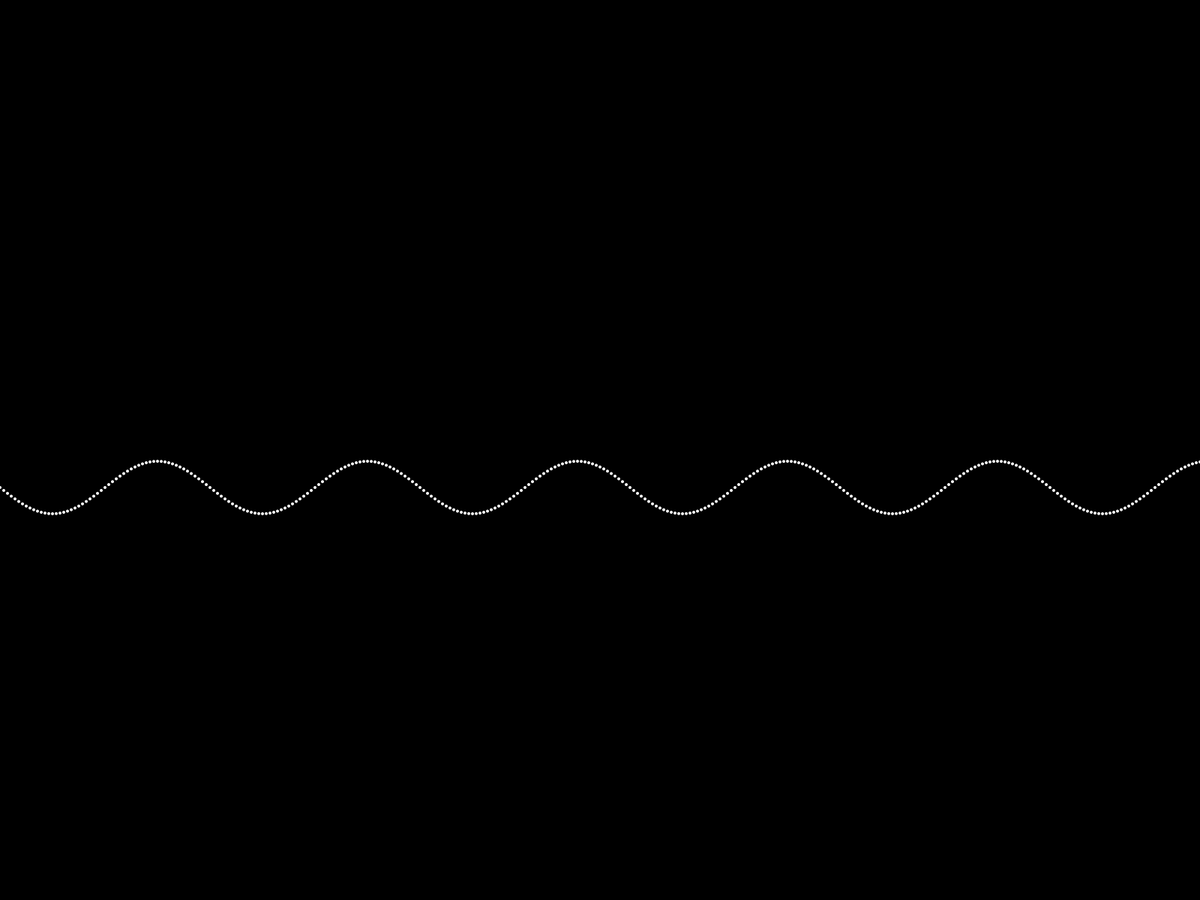
Frame 1 (no input)
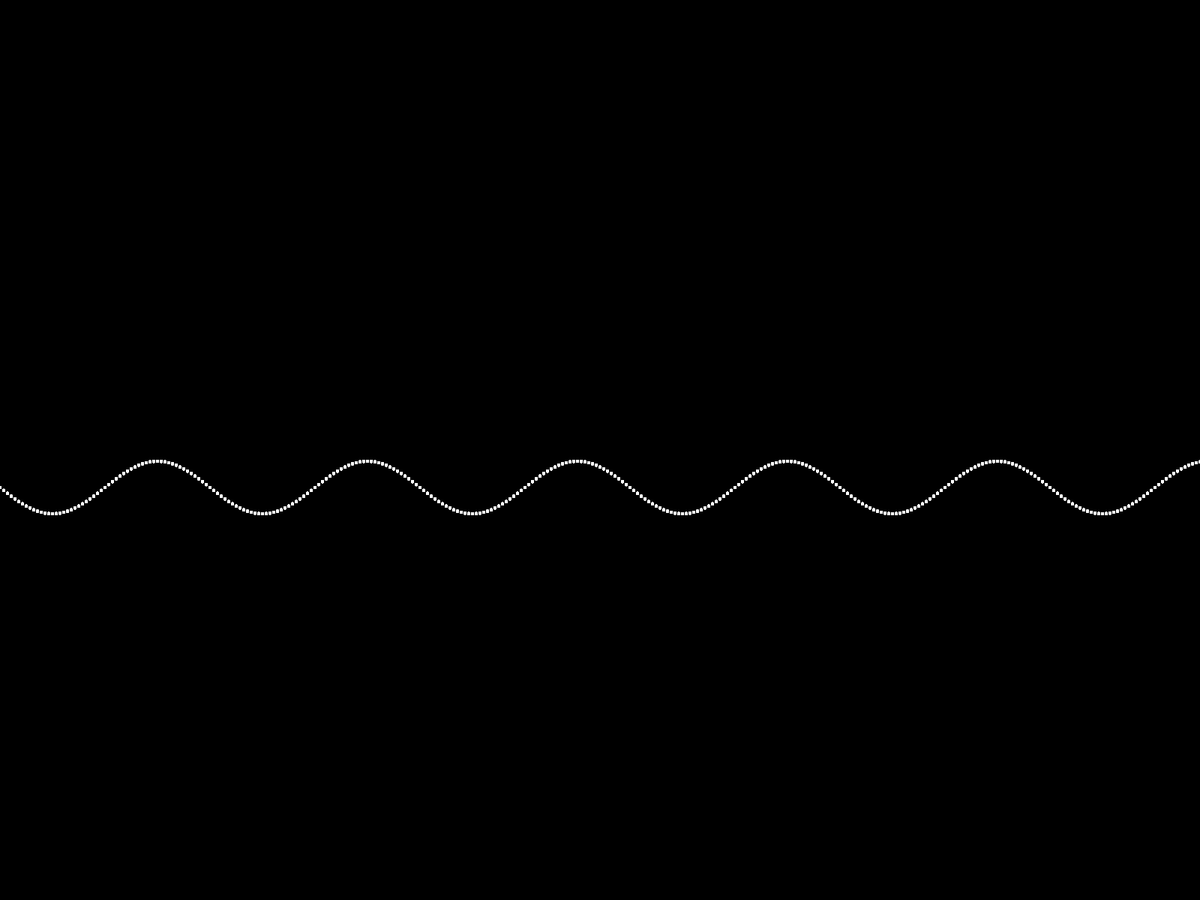
Frame 60 (the mouse pressed at the canvas centre just before this capture)
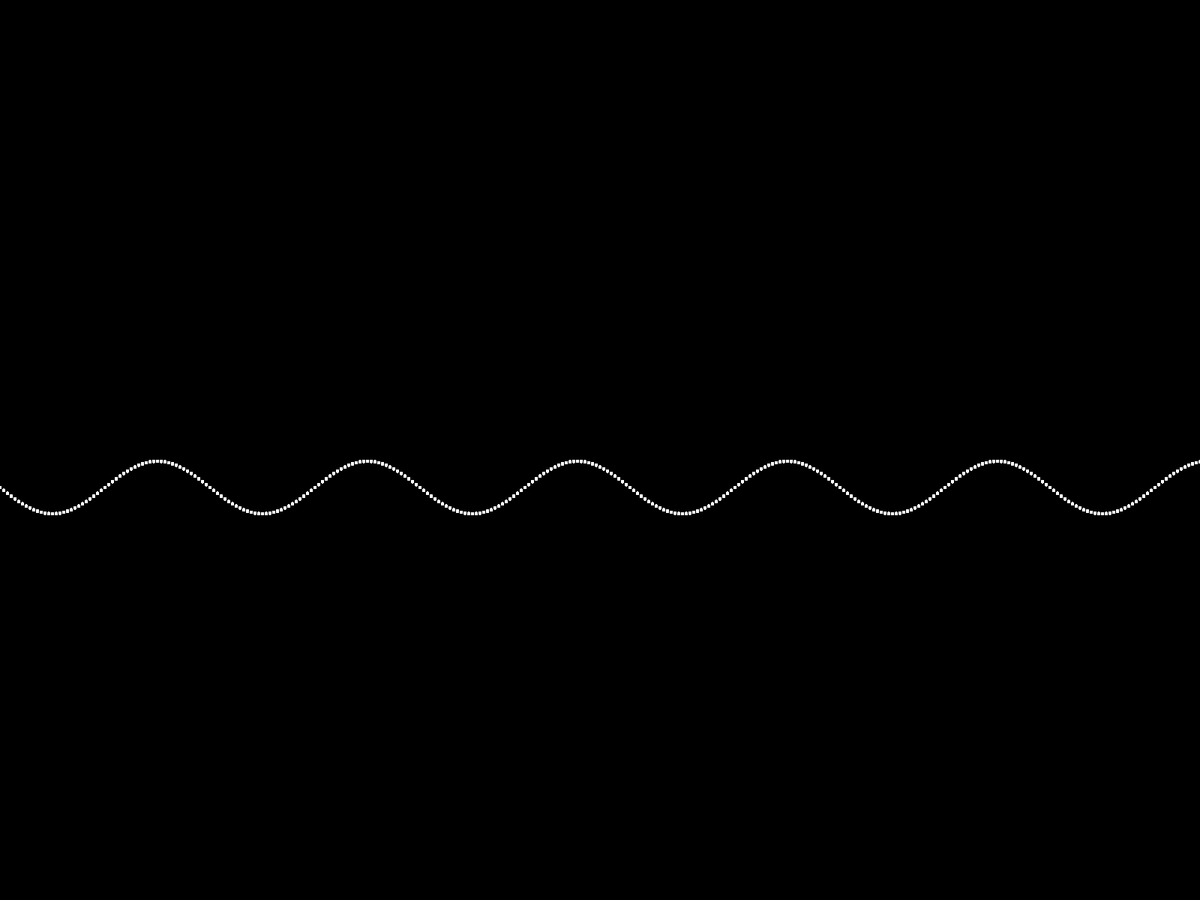
Frame 120 (the mouse held since frame 60 and released just before this capture)

The Processing sketch that drew these frames (run headless with seeded random() and noise(); from frame 60 on, the mouse is pressed at the canvas centre):

// Processing sketch: mySketch
// ── mySketch.pde
void setup() {
	fullScreen();
	background(0);
  noStroke();
  smooth();
  fill(255);
}

void draw() {
  float offset = 50.0;
  float scaleVal = 35.0;
  float angleInc = PI/28.0;
  float angle = 0.0;
  translate(0, height/2);

  for (int x = 0; x <= width; x +=5) {
    float y = offset + (sin(angle) * scaleVal);
  	ellipse(x , y, 4, 4);
	  angle += angleInc;
  }
}
